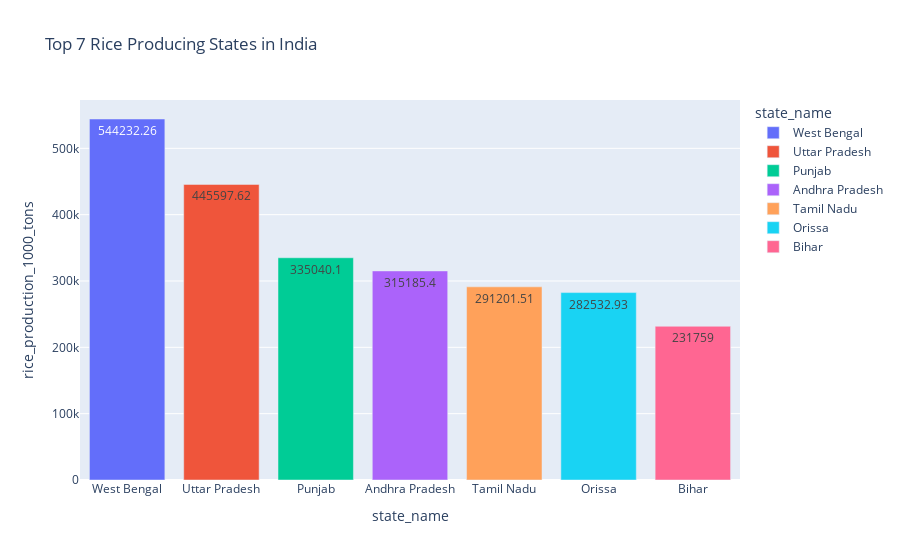

Notebook code cell kept with this figure:
### Markdown cell above
# EDA

### Code cell
import plotly.express as px
top_rice = df.groupby("state_name")["rice_production_1000_tons"]\
    .sum().sort_values(ascending=False).head(7).reset_index()

px.bar(
    top_rice,
    x="state_name",
    y="rice_production_1000_tons",
    title="Top 7 Rice Producing States in India",
    color="state_name",
    text="rice_production_1000_tons"
).show()

### Figure 1 — Plotly figure (JSON) as saved in the notebook; plotly's stock layout.template omitted (floating-point values rounded to 4 significant figures)
{"data": [{"hovertemplate": "state_name=%{x}<br>rice_production_1000_tons=%{text}<extra></extra>", "legendgroup": "West Bengal", "marker": {"color": "#636efa", "pattern": {"shape": ""}}, "name": "West Bengal", "orientation": "v", "showlegend": true, "text": [544200.0], "textposition": "auto", "type": "bar", "x": ["West Bengal"], "xaxis": "x", "y": [544200.0], "yaxis": "y"}, {"hovertemplate": "state_name=%{x}<br>rice_production_1000_tons=%{text}<extra></extra>", "legendgroup": "Uttar Pradesh", "marker": {"color": "#EF553B", "pattern": {"shape": ""}}, "name": "Uttar Pradesh", "orientation": "v", "showlegend": true, "text": [445600.0], "textposition": "auto", "type": "bar", "x": ["Uttar Pradesh"], "xaxis": "x", "y": [445600.0], "yaxis": "y"}, {"hovertemplate": "state_name=%{x}<br>rice_production_1000_tons=%{text}<extra></extra>", "legendgroup": "Punjab", "marker": {"color": "#00cc96", "pattern": {"shape": ""}}, "name": "Punjab", "orientation": "v", "showlegend": true, "text": [335000.0], "textposition": "auto", "type": "bar", "x": ["Punjab"], "xaxis": "x", "y": [335000.0], "yaxis": "y"}, {"hovertemplate": "state_name=%{x}<br>rice_production_1000_tons=%{text}<extra></extra>", "legendgroup": "Andhra Pradesh", "marker": {"color": "#ab63fa", "pattern": {"shape": ""}}, "name": "Andhra Pradesh", "orientation": "v", "showlegend": true, "text": [315200.0], "textposition": "auto", "type": "bar", "x": ["Andhra Pradesh"], "xaxis": "x", "y": [315200.0], "yaxis": "y"}, {"hovertemplate": "state_name=%{x}<br>rice_production_1000_tons=%{text}<extra></extra>", "legendgroup": "Tamil Nadu", "marker": {"color": "#FFA15A", "pattern": {"shape": ""}}, "name": "Tamil Nadu", "orientation": "v", "showlegend": true, "text": [291200.0], "textposition": "auto", "type": "bar", "x": ["Tamil Nadu"], "xaxis": "x", "y": [291200.0], "yaxis": "y"}, {"hovertemplate": "state_name=%{x}<br>rice_production_1000_tons=%{text}<extra></extra>", "legendgroup": "Orissa", "marker": {"color": "#19d3f3", "pattern": {"shape": ""}}, "name": "Orissa", "orientation": "v", "showlegend": true, "text": [282500.0], "textposition": "auto", "type": "bar", "x": ["Orissa"], "xaxis": "x", "y": [282500.0], "yaxis": "y"}, {"hovertemplate": "state_name=%{x}<br>rice_production_1000_tons=%{text}<extra></extra>", "legendgroup": "Bihar", "marker": {"color": "#FF6692", "pattern": {"shape": ""}}, "name": "Bihar", "orientation": "v", "showlegend": true, "text": [231800.0], "textposition": "auto", "type": "bar", "x": ["Bihar"], "xaxis": "x", "y": [231800.0], "yaxis": "y"}], "layout": {"barmode": "relative", "legend": {"title": {"text": "state_name"}, "tracegroupgap": 0}, "title": {"text": "Top 7 Rice Producing States in India"}, "xaxis": {"anchor": "y", "categoryarray": ["West Bengal", "Uttar Pradesh", "Punjab", "Andhra Pradesh", "Tamil Nadu", "Orissa", "Bihar"], "categoryorder": "array", "domain": [0, 1], "title": {"text": "state_name"}}, "yaxis": {"anchor": "x", "domain": [0, 1], "title": {"text": "rice_production_1000_tons"}}}}
